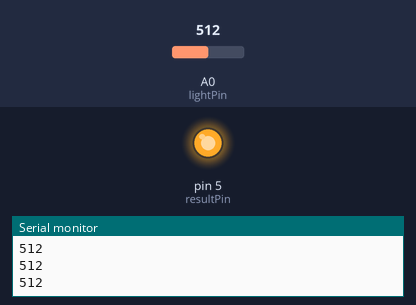
The sketch below on a simulated Arduino Uno, built with avr-gcc and run on an emulated ATmega328P. Parts: output pins drawn as LEDs (lit = HIGH), the last lines printed to the serial monitor. Inputs (shaded band) come from the test bench; at power-on: A0 (lightPin) = 512.

Above: at 1.2 s.
1.3 s: A0 (lightPin) set to 419
2.8 s: A0 (lightPin) set to 394
At 4.0 s:
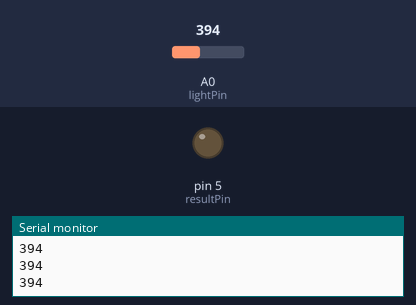
4.3 s: A0 (lightPin) set to 410
At 5.3 s:
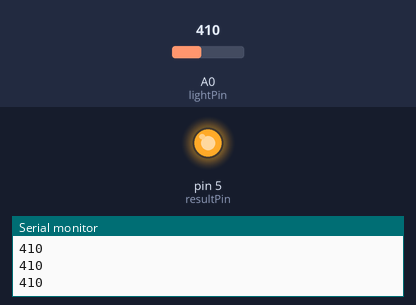
5.8 s: A0 (lightPin) set to 390
At 6.5 s:
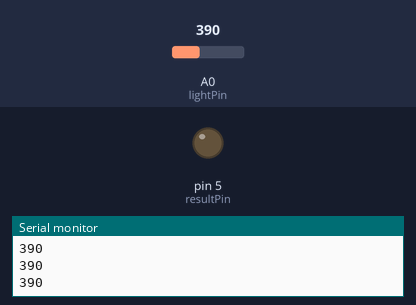
Timing chart, 0 to 8.3 s (numbered marks = the images above; inputs shaded):
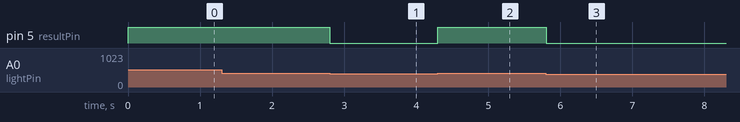

Measured:
- the behaviour switches between 401 and 400 on A0 (lightPin) (found by bisection; images 0 and 1)
- after the input at 2.8 s, pin 5 (resultPin): HIGH → LOW at once
- after the input at 4.3 s, pin 5 (resultPin): LOW → HIGH at once
- after the input at 5.8 s, pin 5 (resultPin): HIGH → LOW at once

The sketch:

photocell.ino
```cpp
//www.elegoo.com
//2016.12.9

int lightPin = 0;
int resultPin = 5;

void setup()
{

  Serial.begin(9600);
  pinMode(resultPin, OUTPUT);
}

void loop()
{
  int reading  = analogRead(lightPin);
  int result = 255;
  if  ( reading <= 400 ) {
    result = 0;
  }

  analogWrite(resultPin, result);
  Serial.print( reading );
 Serial.println(  "" );

}
```
